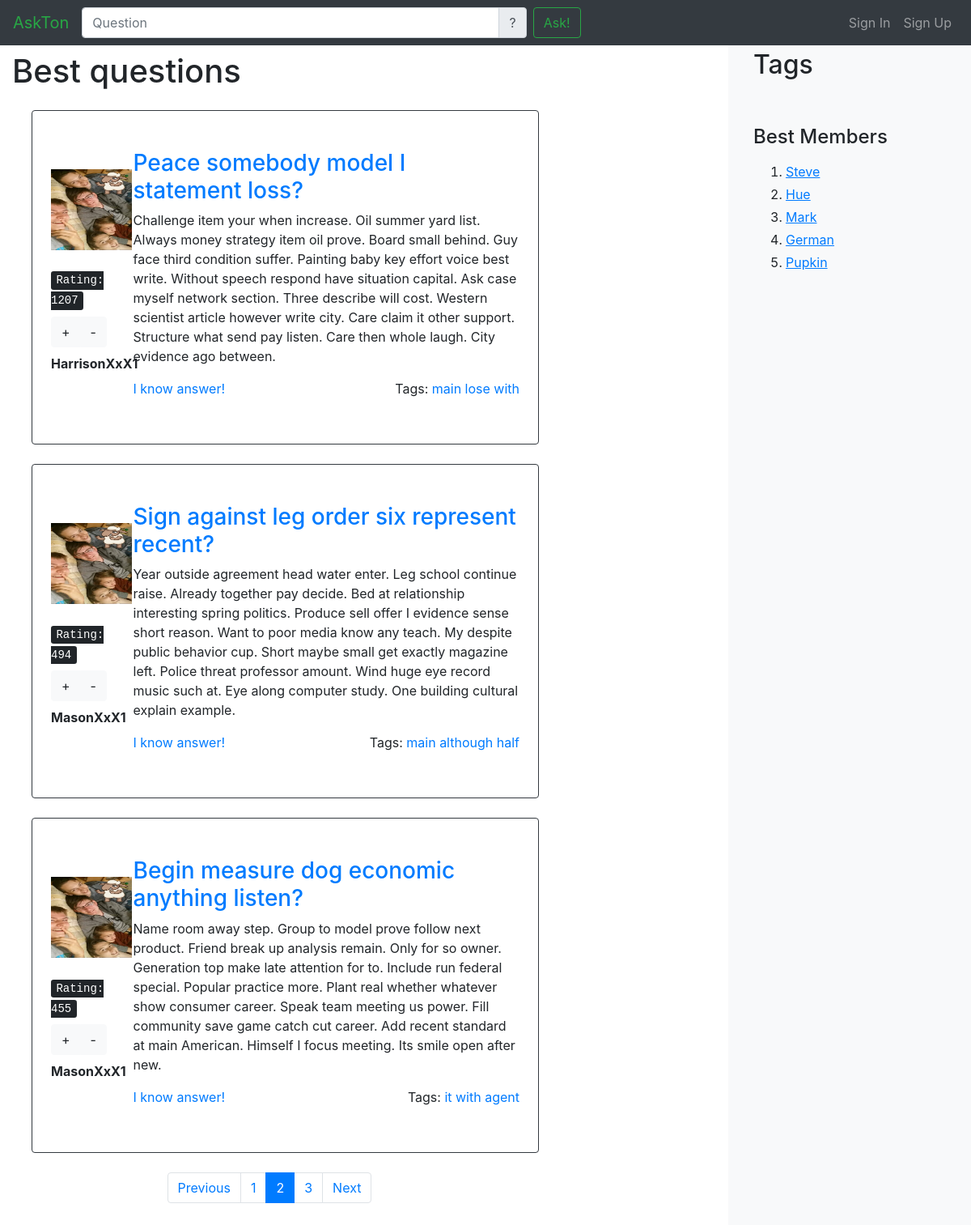
Page /best/?page=2 on the committed database.
### AskMe/models.py (models this page shows, shortened)
class Question(models.Model):
    id = models.IntegerField(default=-1, primary_key=True)
    title = models.TextField(default="")
    content = models.TextField(default="")
    author = models.ForeignKey(Profile, on_delete=models.CASCADE)
    created_date = models.DateTimeField(default=timezone.now)
    tags = models.ManyToManyField(Tag)
    answers = models.ManyToManyField(Answer)
    rate = models.IntegerField(default=0)
    list = QuestionManager()

class Profile(models.Model):
    id = models.IntegerField(default=0,primary_key=True)
    user = models.ForeignKey(User, on_delete=models.CASCADE)
    email = models.EmailField(default="email")
    photo = models.ImageField(default='images/cool_programmer.jpg')
    rate = models.IntegerField(default=0)

class Tag(models.Model):
    text = models.CharField(max_length=64, unique=True)

### AskMe/views.py (the view)
# urls.py: path('best/', views.best_list, name='best_list'),
def best_list(request):
    questions = Question.list.hot_questions()
    paginator = paginate(request, questions)
    page = request.GET.get('page')
    try:
        quest = paginator.page(page)
    except PageNotAnInteger:
        quest = paginator.page(1)
    except EmptyPage:
        quest = paginator.page(paginator.num_pages)
    return render(request, 'AskMe/best_questions.html', {'questions': quest})

### AskMe/models.py (called while the page is built)
    def new_questions(self):
        return self.order_by('-created_date')

    def hot_questions(self):
        return self.new_questions().order_by('-rate')

### AskMe/views.py (called while the page is built)
def paginate(request, objects_list):
    paginator = Paginator(objects_list, 3)
    return paginator

### AskMe/templates/AskMe/best_questions.html
{% extends "AskMe/base.html" %}
{% load static %}
                {% block main-content %}
                <div class="row justify-content-begin">
                    <div class="col-xl-9  pr-4 " >
                <h1 class="mt-3 mb-4">Best questions</h1>
                 {% for question in questions %}
                    {% include "AskMe/question_card.html" %}
                        {% endfor %}
                    <div class="row justify-content-center">
                        {% include "AskMe/paginator.html" %}
                        </div>
                        </div>
                    </div>
                {%  endblock %}

### AskMe/templates/AskMe/question_card.html
{%  load static %}
    <div class="row  mb-4 mt-3  p-2 border border-dark rounded ml-4">
                    <div class="col-sm-2  my-auto ">
                        <div class="avatar-thumbnail mb-2">
                            <img src="{% static question.author.photo.url %}" width="100" height="100">
                        </div>
                        <div class="mt-4">
                            <kbd>Rating: {{ question.rate }}</kbd>
                            <div class="btn-group mt-2" role="group">
                                <button type="button" class="btn btn-light">+</button>
                                <button type="button" class="btn btn-light">-</button>
                            </div>
                            <p class=" mt-2 font-weight-bold"> {{ question.author.user.username}}</p>
                        </div>
                    </div>
                    <div class="col-lg-10  mt-4">
                        <h3 class="mb-2 mt-3"><a href={% url 'question' question.id %}>{{ question.title }}</a></h3>
                        <p>{{ question.content }}
                        </p>
                        <div class="mb-5">
                            <a href={% url 'question' question.id %} class="card-link">I know answer!</a>
                            <div class="float-right">
                                <span>Tags:</span>
                                {%  for tag in question.tags.all %}
                                <a href={% url "tag" tag.text %}> {{ tag.text }}</a>
                                    {% endfor %}
                            </div>
                        </div>
                    </div>
                </div>

### rows in the picture
Question: author.photo (picture), rate "1207", author.user.username "HarrisonXxX1", title "Peace somebody model I statement loss?", content "Challenge item your when increase. Oil summer yard list. Always money strategy item oil prove. Board small behind. Guy face third condition suffer. Painting baby key effort voice best write. Without speech respond have situation capital. Ask case myself network section. Three describe will cost. Western scientist article however write city. Care claim it other support. Structure what send pay listen. Care then whole laugh. City evidence ago between."
Tag: text "main"
Tag: text "lose"
Tag: text "with"
Question: author.photo (picture), rate "494", author.user.username "MasonXxX1", title "Sign against leg order six represent recent?", content "Year outside agreement head water enter. Leg school continue raise. Already together pay decide. Bed at relationship interesting spring politics. Produce sell offer I evidence sense short reason. Want to poor media know any teach. My despite public behavior cup. Short maybe small get exactly magazine left. Police threat professor amount. Wind huge eye record music such at. Eye along computer study. One building cultural explain example."
Tag: text "although"
Tag: text "half"
Question: author.photo (picture), rate "455", author.user.username "MasonXxX1", title "Begin measure dog economic anything listen?", content "Name room away step. Group to model prove follow next product. Friend break up analysis remain. Only for so owner. Generation top make late attention for to. Include run federal special. Popular practice more. Plant real whether whatever show consumer career. Speak team meeting us power. Fill community save game catch cut career. Add recent standard at main American. Himself I focus meeting. Its smile open after new."
Tag: text "it"
Tag: text "agent"

### other values in the picture
{{ page_num }} "1" "2" "3"
